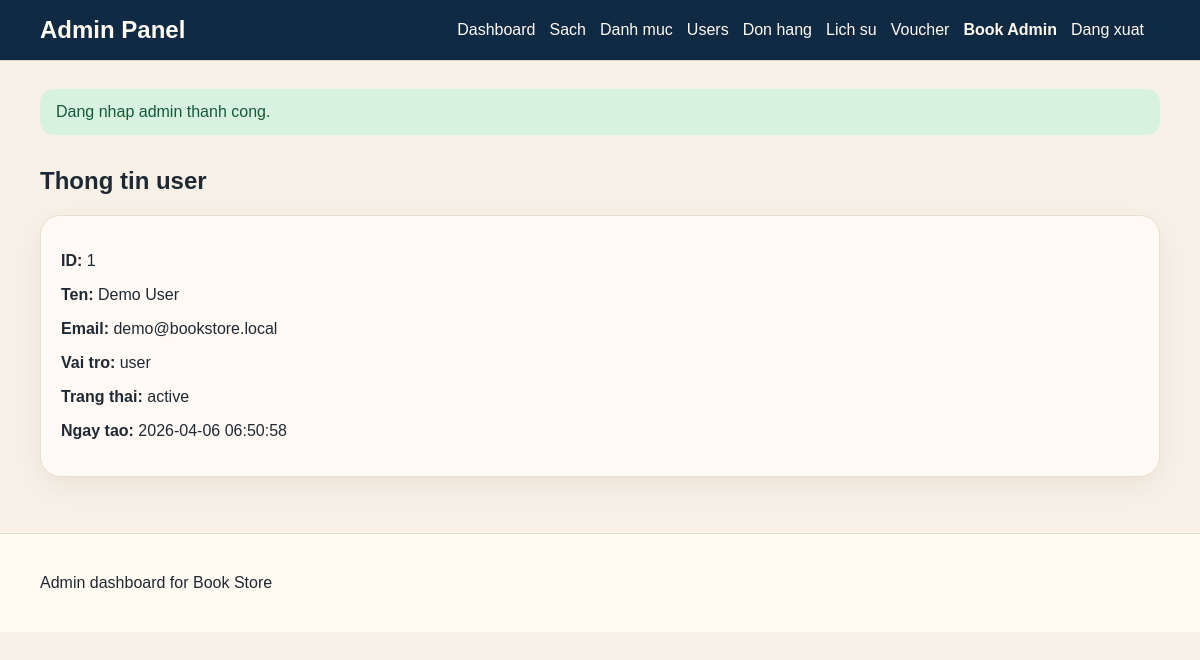
Screenshot of /index.php?route=admin-users-show&id=1 (signed in) with the database file from the repository.
### tables this page shows
CREATE TABLE IF NOT EXISTS users (
    id INT AUTO_INCREMENT PRIMARY KEY,
    name VARCHAR(120) NOT NULL,
    email VARCHAR(160) NOT NULL UNIQUE,
    password VARCHAR(255) NOT NULL,
    role VARCHAR(30) NOT NULL DEFAULT 'user',
    status VARCHAR(30) NOT NULL DEFAULT 'active',
    phone VARCHAR(30) DEFAULT NULL,
    address TEXT DEFAULT NULL,
    created_at DATETIME NOT NULL DEFAULT CURRENT_TIMESTAMP
);

### src/core/AdminController.php (called while the page is built, shortened)
<?php
abstract class AdminController extends Controller
{
    protected function renderAdmin(string $view, array $data = []): void
    {
        extract($data, EXTR_SKIP);
        $viewFile = __DIR__ . '/../views/' . $view . '.php';
        require __DIR__ . '/../layouts/admin/header.php';
        require $viewFile;
        require __DIR__ . '/../layouts/admin/footer.php';
    }
}

### src/controllers/AdminUserController.php (called while the page is built, shortened)
<?php
class AdminUserController extends AdminController
{
    public function show(): void
    {
        $user = (new User($this->pdo))->find((int) ($_GET['id'] ?? 0));
        $this->renderAdmin('admin/users/show', [
            'pageTitle' => 'Thong tin user',
            'user' => $user,
        ]);
    }
}

### src/index.php (called while the page is built, shortened)
<?php
require_once __DIR__ . '/config/database.php';
require_once __DIR__ . '/helpers/helpers.php';
require_once __DIR__ . '/core/Controller.php';
require_once __DIR__ . '/core/AdminController.php';
require_once __DIR__ . '/models/User.php';
require_once __DIR__ . '/controllers/AdminUserController.php';
$route = $_GET['route'] ?? 'home';
[$controllerClass, $method] = $routes[$route];
$controller = new $controllerClass($pdo);
$controller->$method();

### src/core/Controller.php (called while the page is built, shortened)
<?php
abstract class Controller
{
    public function __construct(PDO $pdo)
    {
        $this->pdo = $pdo;
    }
}

### src/models/User.php (called while the page is built, shortened)
<?php
class User
{
    public function find(int $id): ?array
    {
        $stmt = $this->pdo->prepare('SELECT id, name, email, role, status, phone, address, created_at FROM users WHERE id = :id LIMIT 1');
        $stmt->execute(['id' => $id]);
        $user = $stmt->fetch();
        return $user ?: null;
    }
}

### src/helpers/helpers.php (called while the page is built, shortened)
<?php
function e(?string $value): string
{
    return htmlspecialchars((string) $value, ENT_QUOTES, 'UTF-8');
}

### src/views/admin/users/show.php (the view)
<section class="section">
    <div class="section__header"><h1>Thong tin user</h1></div>
    <?php if ($user): ?>
        <div class="detail-card">
            <p><strong>ID:</strong> <?php echo (int) $user['id']; ?></p>
            <p><strong>Ten:</strong> <?php echo e($user['name']); ?></p>
            <p><strong>Email:</strong> <?php echo e($user['email']); ?></p>
            <p><strong>Vai tro:</strong> <?php echo e($user['role']); ?></p>
            <p><strong>Trang thai:</strong> <?php echo e($user['status']); ?></p>
            <p><strong>Ngay tao:</strong> <?php echo e($user['created_at']); ?></p>
        </div>
    <?php else: ?>
        <div class="empty-state"><p>Khong tim thay user.</p></div>
    <?php endif; ?>
</section>

### src/assets/css/style.css (style rules this page uses)
body { margin: 0; font-family: Arial, sans-serif; background: #f7f1e8; color: #1f2933; }
.hero h1, .section__header h1, .section__header h2, .book-detail__content h1, .auth-card h1 { margin: 0 0 12px; }
.section { margin-top: 32px; }
.section__header { margin-bottom: 20px; }
.filter-panel, .auth-card, .checkout-panel, .review-card, .empty-state, .notice-box, .detail-card, .chart-card, .stat-card { background: #fffaf5; border: 1px solid #eadfce; border-radius: 20px; padding: 20px; box-shadow: 0 10px 30px rgba(112, 74, 35, 0.08); }

### rows the page displays
users: id "1", name "Demo User", email "demo@bookstore.local", role "user", status "active", created_at "2026-04-06 06:50:58"

### other values shown
$admin['name'] "Book Admin"
$message "Dang nhap admin thanh cong."
